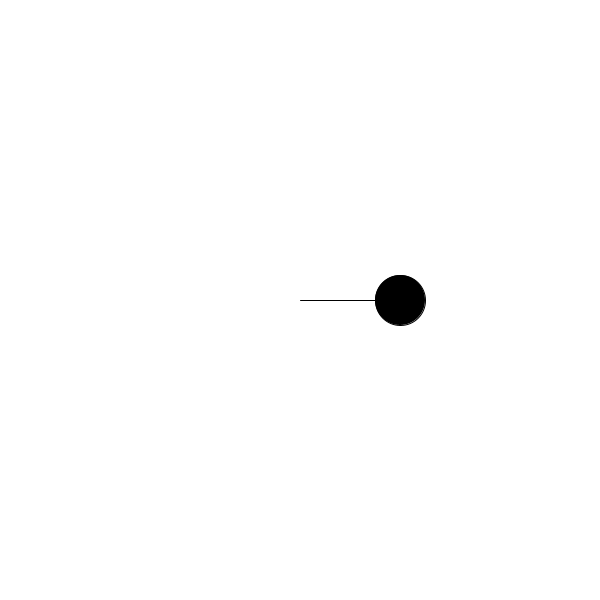
Frame 1 (no input)
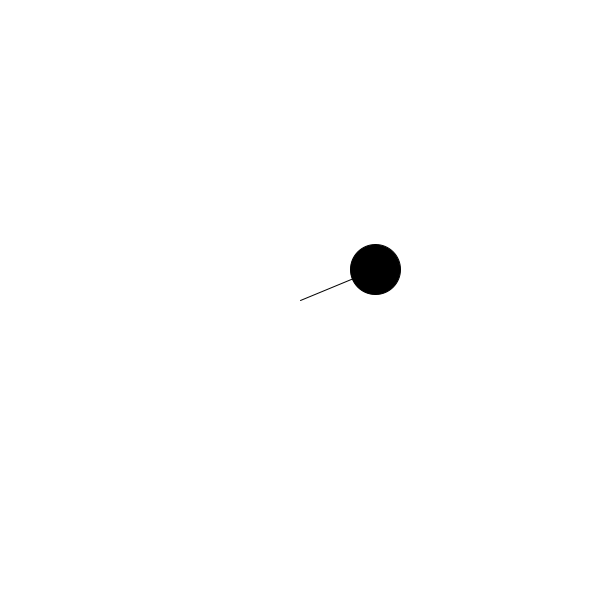
Frame 60 (the mouse pressed at the canvas centre just before this capture)
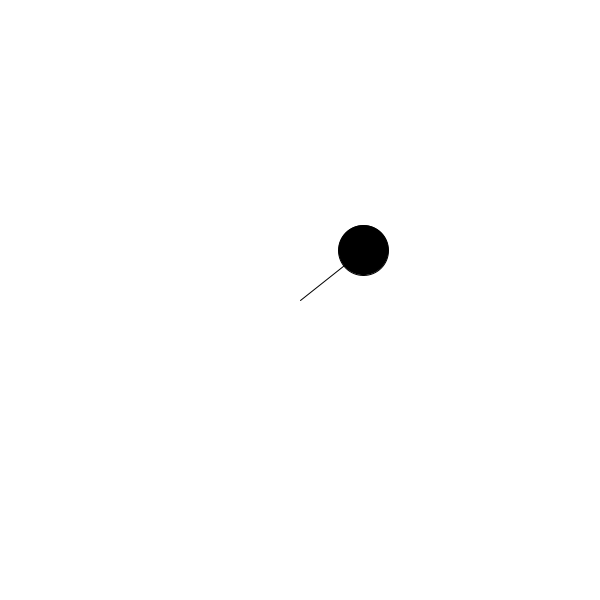
Frame 120 (the mouse held since frame 60 and released just before this capture)

The Processing sketch that drew these frames (run headless with seeded random() and noise(); from frame 60 on, the mouse is pressed at the canvas centre):

// Processing sketch: Yo_Yo_with_perlin_noise
// ── Yo_Yo_with_perlin_noise.pde
float y;
float x;
float r = 100;
float a = 0.0;
float t = 0;

void setup() {
  size(600, 600);
}

void draw() {
  background(255);


  translate(width/2, height/2);
  y = r*sin(a);
  x = r*cos(a);
  fill(0);
  line(0, 0, x, y);
  ellipse(x, y, 50, 50);

  a+= 0.1;
  float n = noise(t);
  r = map(n, 0, 1, 0, 200);
  t+= 0.01;
}
